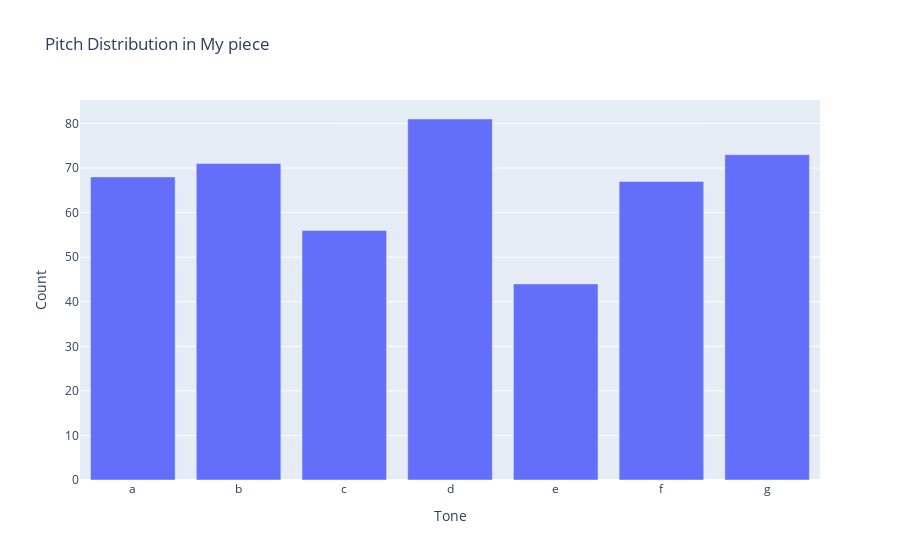

The notebook cell this image was saved under:
### Markdown cell above
### 5D. A Chart of Pitch Classes

### Code cell
fig = px.bar(counted_notes, 
             x='Note', 
             y="Count", 
             title="Pitch Distribution in My piece")
fig.update_xaxes(title_text="Tone")
fig.update_yaxes(title_text="Count")
fig.show()

### Figure 1 — Plotly figure (JSON) as saved in the notebook; plotly's stock layout.template omitted (floating-point values rounded to 4 significant figures)
{"data": [{"alignmentgroup": "True", "hovertemplate": "Note=%{x}<br>Count=%{y}<extra></extra>", "legendgroup": "", "marker": {"color": "#636efa", "pattern": {"shape": ""}}, "name": "", "offsetgroup": "", "orientation": "v", "showlegend": false, "textposition": "auto", "type": "bar", "x": ["a", "b", "c", "d", "e", "f", "g"], "xaxis": "x", "y": [68, 71, 56, 81, 44, 67, 73], "yaxis": "y"}], "layout": {"autosize": true, "barmode": "relative", "legend": {"tracegroupgap": 0}, "title": {"text": "Pitch Distribution in My piece"}, "xaxis": {"anchor": "y", "autorange": true, "domain": [0, 1], "range": [-0.5, 6.5], "title": {"text": "Tone"}, "type": "category"}, "yaxis": {"anchor": "x", "autorange": true, "domain": [0, 1], "range": [0, 85.26], "title": {"text": "Count"}, "type": "linear"}}}
